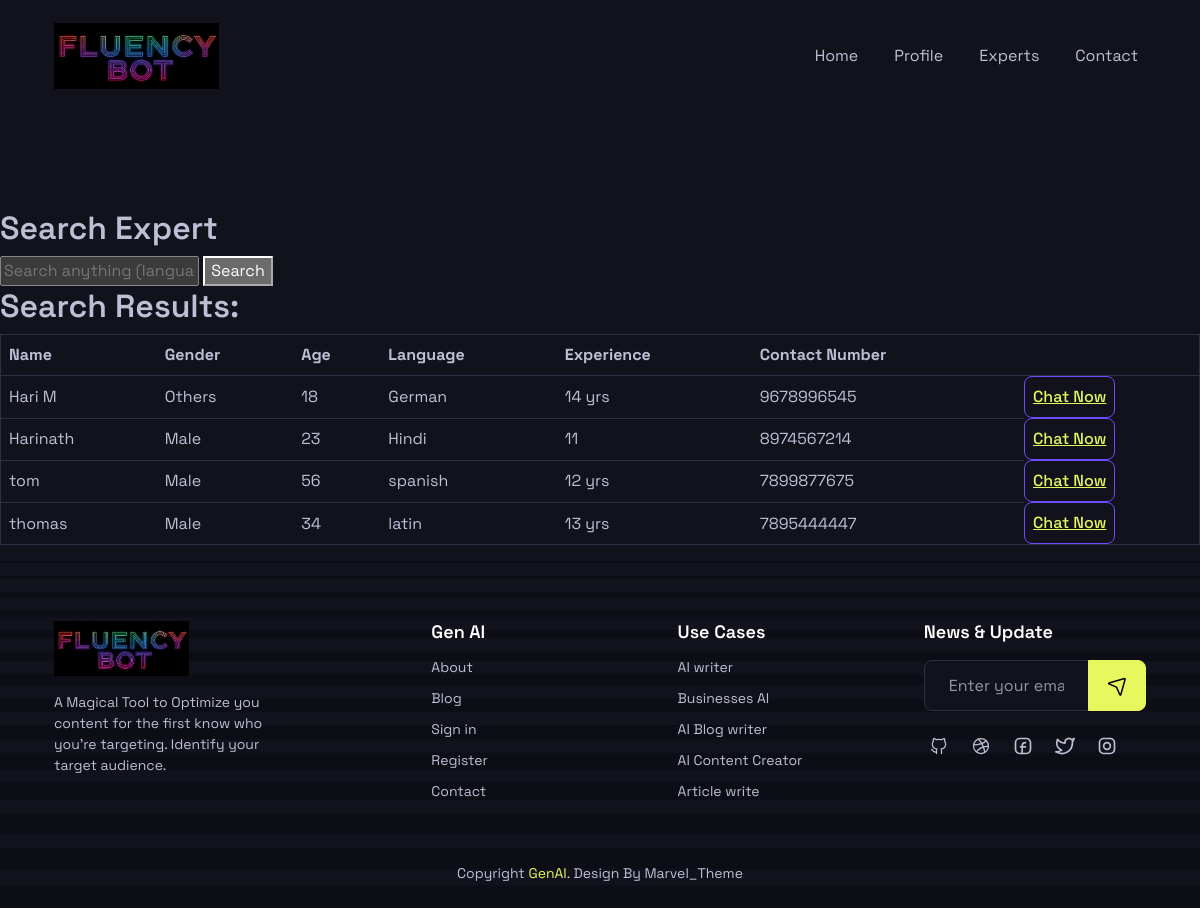
The page /user_expert_search on the database its author committed.
### chatbot_app/models.py (models this page shows)
class Expert_det(models.Model):
    OPTIONS = [
        ('Male', 'Male'),
        ('Female', 'Female'),
        ('Others', 'Others'),
    ]
    name = models.CharField(max_length=50)
    gender = models.CharField(
        max_length=6,
        choices=OPTIONS,
        default='Male'
    )
    age = models.IntegerField()
    experience = models.CharField(max_length=50)
    language = models.CharField(max_length=50)
    contact_number = models.CharField(max_length=10)
    login_id = models.ForeignKey('user_login', on_delete=models.CASCADE, null=True, blank=True)

### chatbot_app/views.py (the view)
# urls.py: path('user_expert_search',user_expert_search,name='user_expert_search'),
def user_expert_search(request):
    query=request.GET.get('q','')
    results=Expert_det.objects.all()
    if query:
        results=results.filter(
            Q(experience__icontains=query)|
            Q(language__icontains=query)
        )
    return render(request,'user_expertsearch.html',{'results':results,'query':query})

### chatbot_app/templates/user_expertsearch.html (shortened to what this page needs)
{% extends 'user_header.html' %}
{% block content %}
{% load static %}
<!DOCTYPE html>
<html lang="en">
<head>
</head>
<body>
    <h3>Search Expert</h3>
    <form method="GET" action="{% url 'user_expert_search' %}">
        <input type="text" name="q" placeholder="Search anything (language, experience)" value="{{ query }}">
        <button type="submit">Search</button>
    </form>
    {% if results %}
        <h3>Search Results:</h3>
        <table border="1" class="table table-striped">
            <thead>
                <tr>
                    <th>Name</th>
                    <th>Gender</th>
                    <th>Age</th>
                    <th>Language</th>
                    <th>Experience</th>
                    <th>Contact Number</th>
                    <th></th>
                </tr>
            </thead>
            <tbody>
                {% for expert in results %}
                    <tr>
                        <td>{{ expert.name }}</td>
                        <td>{{ expert.gender }}</td>
                        <td>{{ expert.age }}</td>
                        <td>{{ expert.language }}</td>
                        <td>{{ expert.experience }}</td>
                        <td>{{ expert.contact_number }}</td>
                        <td class="btn btn-primary"><a href= "{% url 'chatinterface' expert.login_id.id %}">Chat Now</a></td>
                    </tr>
                {% endfor %}
            </tbody>
        </table>
    {% else %}
        <p>No results found.</p>
    {% endif %}
</body>
</html>
{% endblock %}

### chatbot_app/templates/user_header.html (shortened to what this page needs)
{% load static %}
<!DOCTYPE html>
<html lang="en" data-bs-theme="dark">
<head>
    <link rel="stylesheet" href="{% static 'user/assets/css/plugins.css' %}" />
    <link rel="stylesheet" href="{% static 'user/assets/css/style.css' %}" />
</head>
<body>
    <div class="wrapper d-flex flex-column justify-between">
        <nav class="navbar navbar-expand-lg fixed-top bg-dark" data-bs-theme="dark">
            <div class="container">
                <a class="navbar-brand" href="index.html">
                    <img src="{% static 'user/assets/images/logo.jpeg' %}" alt="" width="165" />
                </a>
                <div class="collapse navbar-collapse" id="navbarContent">
                    <div class="navbar-content-inner ms-lg-auto d-flex flex-column flex-lg-row align-lg-center gap-4 gap-lg-10 p-2 p-lg-0">
                        <ul class="navbar-nav gap-lg-2 gap-xl-5">
                            <li class="nav-item">
                                <a class="nav-link " href="{% url  'user_home' %}">Home</a>
                            </li>
                            <li class="nav-item">
                                <a class="nav-link " href="{% url 'user_prof' %}">Profile</a>
                            </li>
                            <li class="nav-item">
                                <a class="nav-link " href="{% url 'user_expert_search' %}">Experts</a>
                            </li>
                            <li class="nav-item">
                                <a class="nav-link " href="{% static 'user/contact.html' %}">Contact</a>
                            </li>
                        </ul>
                    </div>
                </div>
            </div>
        </nav>
        <br>
        <br>
        <br>
        <br>
        {% block content %}
        {% endblock %}
        <footer class="footer bg-striped pt-10 pt-lg-15">
            <div class="container">
                <div class="row g-10">
                    <div class="col-lg-9 col-xl-8 order-lg-2">
                        <div class="row g-6">
                            <div class="col-md-4 col-lg-4">
                                <div class="footer-widget text-center text-md-start">
                                    <h6 class="text-white mb-2">Gen AI</h6>
                                    <ul class="link-list list-unstyled mb-0">
                                        <li>
                                            <a href="{% static 'user/about.html'%}">About</a>
                                        </li>
                                        <li>
                                            <a href="{% static 'user/blog.html'%}">Blog</a>
                                        </li>
                                        <li>
                                            <a href="{% static 'user/login.html'%}">Sign in</a>
                                        </li>
                                        <li>
                                            <a href="{% static 'user/register.html'%}">Register</a>
                                        </li>
                                        <li>
                                            <a href="{% static 'user/contact.html'%}">Contact</a>
                                        </li>
                                    </ul>
                                </div>
                            </div>
                            <div class="col-md-4 col-lg-4">
                                <div class="footer-widget text-center text-md-start">
                                    <h6 class="text-white mb-2">Use Cases</h6>
                                    <ul class="link-list list-unstyled mb-0">
                                        <li>
                                            <a href="{% static 'user/use-cases-details.html'%}">AI writer</a>
                                        </li>
                                        <li>
                                            <a href="{% static 'user/use-cases-details.html'%}">Businesses AI</a>
                                        </li>
                                        <li>
                                            <a href="{% static 'user/use-cases-details.html'%}">AI Blog writer</a>
                                        </li>
                                        <li>
                                            <a href="{% static 'user/use-cases-details.html'%}">AI Content Creator</a>
                                        </li>
                                        <li>
                                            <a href="{% static 'user/use-cases-details.html'%}">Article write</a>
                                        </li>
                                    </ul>
                                </div>
                            </div>
                            <div class="col-md-4 col-lg-4">
                                <div class="footer-widget text-center text-md-start">
                                    <h6 class="text-white mb-4">News & Update</h6>
                                    <form action="#">
                                        <div class="input-group">
                                            <input type="email" class="form-control" placeholder="Enter your email" />
                                            <button class="btn btn-primary-dark px-4" type="button">
                                            </button>
                                        </div>
                                    </form>
                                    <ul class="list-unstyled d-flex flex-wrap align-center justify-center justify-md-start gap-3 social-list mb-0 mt-5">
                                        <li>
                                            <a href="#">
                                            </a>
                                        </li>
                                        <li>
                                            <a href="#">
                                            </a>
                                        </li>
                                        <li>
                                            <a href="#">
                                            </a>
                                        </li>
                                        <li>
                                            <a href="#">
                                            </a>
                                        </li>
                                        <li>
                                            <a href="#">
                                            </a>
                                        </li>
                                    </ul>
                                </div>
                            </div>
                        </div>
                    </div>
                    <div class="col-lg-3 order-lg-1 me-auto">
                        <div class="footer-widget text-center text-lg-start">
                            <a href="#">
                                <img src="{% static 'user/assets/images/logo.jpeg' %}" alt="" class="img-fluid" width="135" />
                            </a>
                            <p class="fs-sm mb-0 mt-4">
                                A Magical Tool to Optimize you content for the first know who you're targeting. Identify your
                                target audience.
                            </p>
                        </div>
                    </div>
                </div>
                <div class="text-center py-6 mt-8">
                    <p class="fs-sm mb-0">Copyright <span class="text-primary-dark">GenAI</span>. Design By Marvel_Theme</p>
                </div>
            </div>
        </footer>
    </div>
</body>
</html>

### chatbot_app/static/user/assets/css/plugins.css (style rules this page uses)
:root { --swiper-theme-color:#007aff }
:root { --swiper-navigation-size:44px }

### rows shown on the page
Expert_det: name "Hari M", gender "Others", age "18", language "German", experience "14 yrs", contact_number "9678996545"
Expert_det: name "Harinath", gender "Male", age "23", language "Hindi", experience "11", contact_number "8974567214"
Expert_det: name "tom", gender "Male", age "56", language "spanish", experience "12 yrs", contact_number "7899877675"
Expert_det: name "thomas", gender "Male", age "34", language "latin", experience "13 yrs", contact_number "7895444447"
